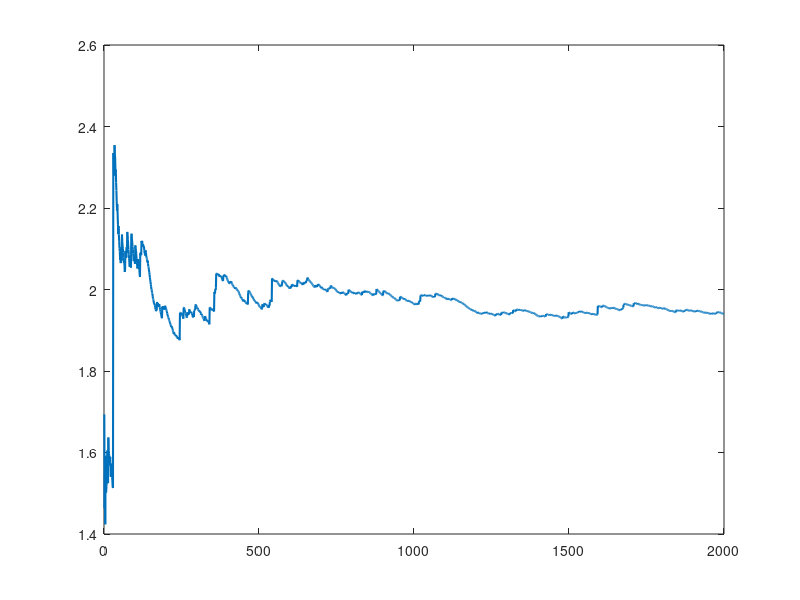

This figure's MATLAB source: (Note: this script raises an error after producing the figure.)
% pareto_law_of_large_numbers_tex.m
% TeX インタープリターのみを使って日本語＋数式を表示

clearvars; close all; clc;

%% 乱数シード設定
rng('shuffle');

%% パラメータ
x0   = 1;
a    = 2;
Nmax = 2000;

%% パレート乱数生成
U = rand(Nmax,1);
X = x0 * (1 - U).^(-1/a);

%% サンプル平均の計算
Xn = cumsum(X) ./ (1:Nmax)';

%% プロット
figure('Name','大数の法則：パレート分布（TeX）','NumberTitle','off');
plot(1:Nmax, Xn, 'LineWidth', 1.5);
hold on;

% 真の期待値 (a*x0/(a-1) = 2)
h = yline(a*x0/(a-1), 'r--', 'LineWidth',1.5);

hold off;

xlabel('n', 'FontSize',12);                              % 横軸はただの数値
ylabel('X_n = 1/n \Sigma_{i=1}^{n} X_i', ...              % \Sigma で和記号
       'Interpreter','tex', 'FontSize',12);
title('パレート分布(x_0=1, a=2)による大数の法則の挙動', ...
      'Interpreter','tex','FontSize',14);

legend({'サンプル平均 $X_n$', '真の期待値 $2$'}, ...
       'Interpreter','tex','Location','best');
grid on;
